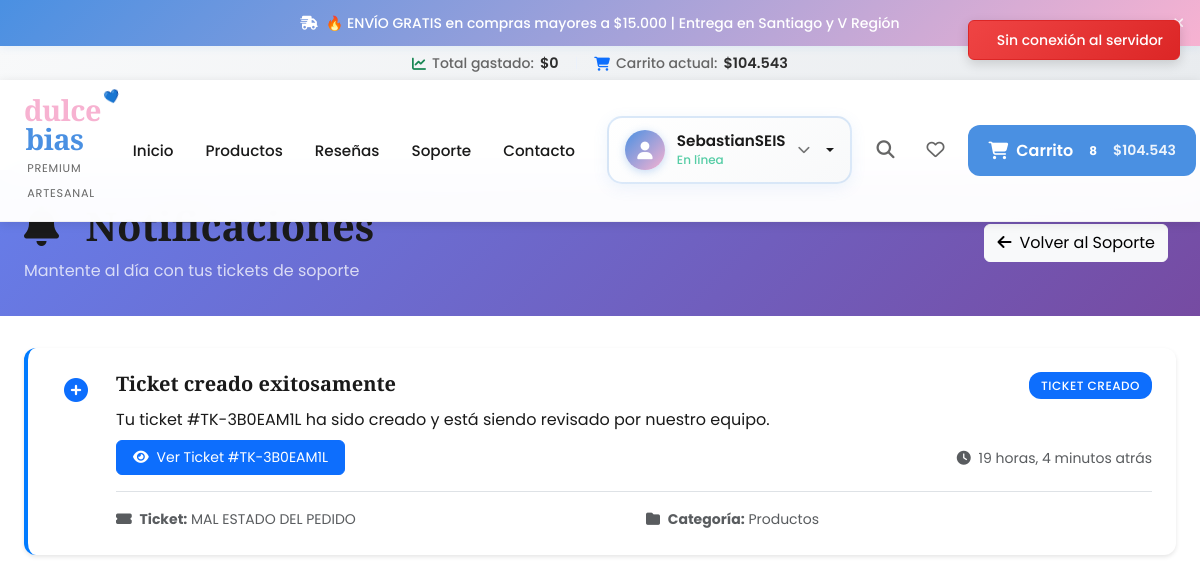
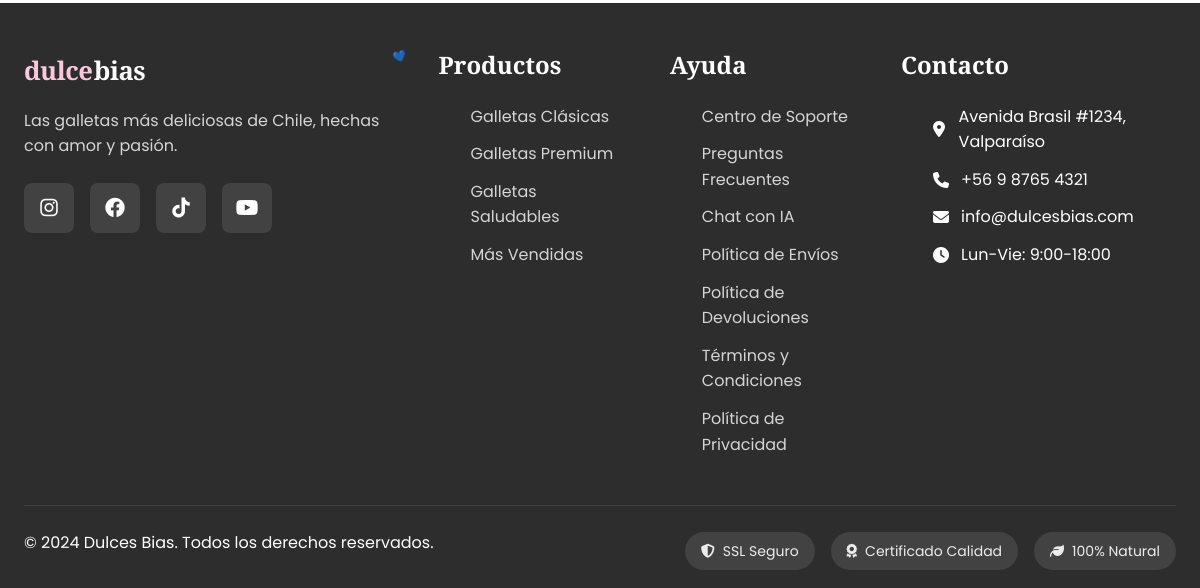
Page /support/notifications/ (signed in) on the earlier database version (2 pictures, top to bottom).
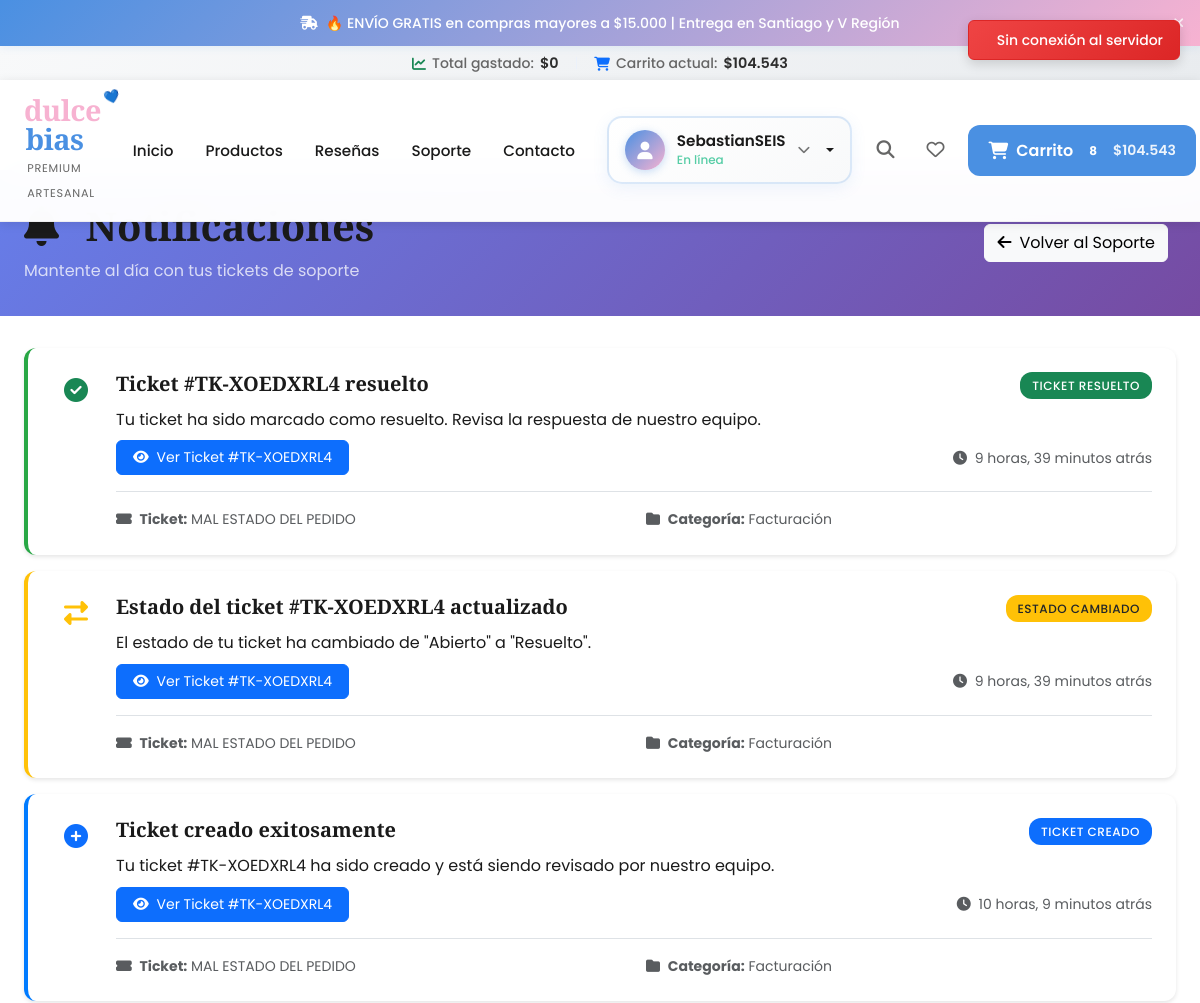
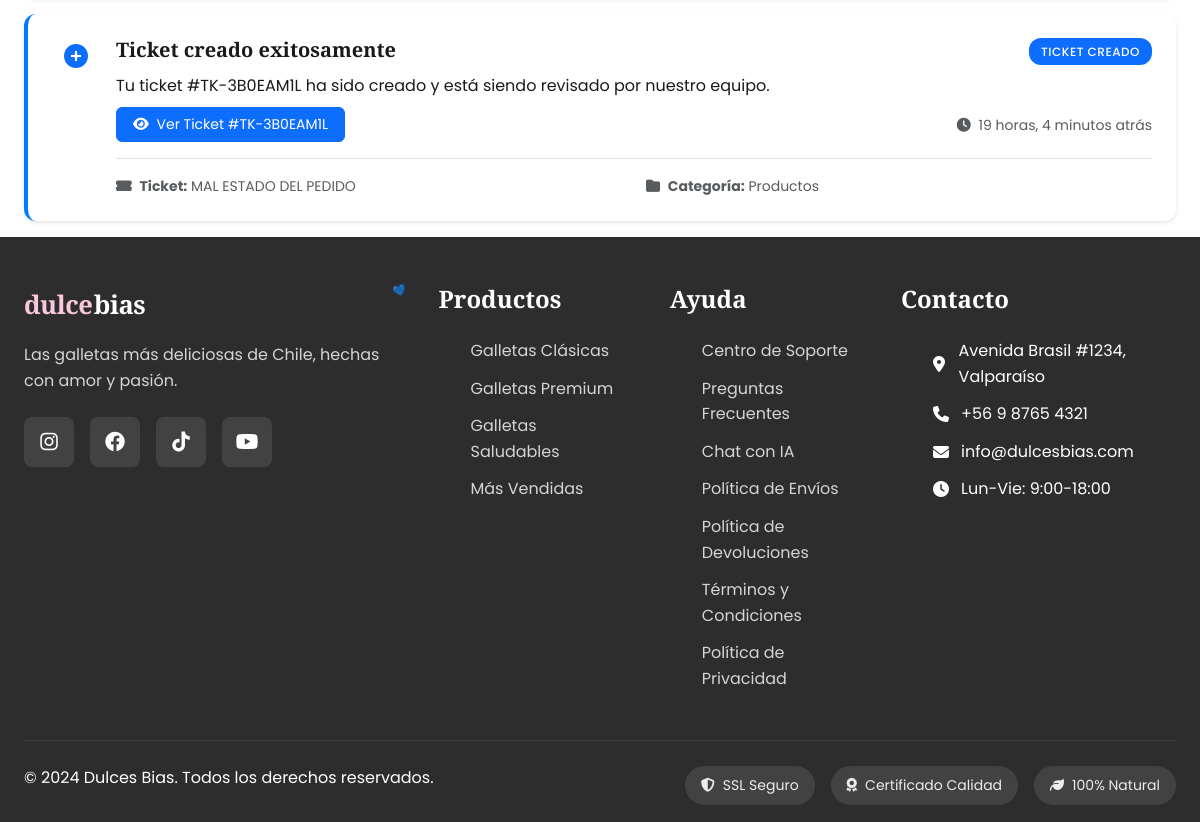
Same page on the later database version (2 pictures, top to bottom).
### support/models.py (models this page shows, shortened)
class SupportNotification(models.Model):
    NOTIFICATION_TYPES = [
        ('ticket_created', 'Ticket Creado'),
        ('ticket_updated', 'Ticket Actualizado'),
        ('ticket_resolved', 'Ticket Resuelto'),
        ('ticket_closed', 'Ticket Cerrado'),
        ('new_message', 'Nuevo Mensaje'),
        ('status_changed', 'Estado Cambiado'),
        ('assigned', 'Ticket Asignado'),
        ('unassigned', 'Ticket Desasignado'),
    ]
    user = models.ForeignKey(User, on_delete=models.CASCADE, related_name='support_notifications')
    ticket = models.ForeignKey(SupportTicket, on_delete=models.CASCADE, related_name='notifications')
    notification_type = models.CharField(max_length=20, choices=NOTIFICATION_TYPES)
    title = models.CharField(max_length=200)
    message = models.TextField()
    is_read = models.BooleanField(default=False)
    created_at = models.DateTimeField(auto_now_add=True)
    class Meta:
        verbose_name = "Notificación de Soporte"
        verbose_name_plural = "Notificaciones de Soporte"
        ordering = ['-created_at']

class SupportTicket(models.Model):
    STATUS_CHOICES = [
        ('open', 'Abierto'),
        ('in_progress', 'En Progreso'),
        ('resolved', 'Resuelto'),
        ('closed', 'Cerrado'),
    ]
    PRIORITY_CHOICES = [
        ('low', 'Baja'),
        ('normal', 'Normal'),
        ('high', 'Alta'),
        ('urgent', 'Urgente'),
    ]
    id = models.UUIDField(primary_key=True, default=uuid.uuid4, editable=False)
    ticket_number = models.CharField(max_length=20, unique=True, verbose_name="Número de Ticket")
    user = models.ForeignKey(User, on_delete=models.CASCADE, related_name='support_tickets')
    category = models.ForeignKey(SupportCategory, on_delete=models.CASCADE)
    subject = models.CharField(max_length=200, verbose_name="Asunto")
    description = models.TextField(verbose_name="Descripción del Problema")
    status = models.CharField(max_length=20, choices=STATUS_CHOICES, default='open')
    priority = models.CharField(max_length=20, choices=PRIORITY_CHOICES, default='normal')
    is_resolved = models.BooleanField(default=False, verbose_name="Resuelto")
    ai_response = models.TextField(blank=True, verbose_name="Respuesta de AI")
    ai_confidence = models.FloatField(default=0.0, verbose_name="Confianza de AI (0-1)")
    is_resolved_by_ai = models.BooleanField(default=False, verbose_name="Resuelto por AI")
    rating = models.PositiveIntegerField(null=True, blank=True, verbose_name="Calificación (1-5)")
    feedback = models.TextField(blank=True, verbose_name="Comentarios del Usuario")
    assigned_to = models.ForeignKey(
        User,
        on_delete=models.SET_NULL,
        null=True,
        blank=True,
        related_name='assigned_tickets',
        verbose_name="Asignado a"
    )
    created_at = models.DateTimeField(auto_now_add=True)
    updated_at = models.DateTimeField(auto_now=True)
    resolved_at = models.DateTimeField(null=True, blank=True)
    class Meta:
        verbose_name = "Ticket de Soporte"
        verbose_name_plural = "Tickets de Soporte"
        ordering = ['-created_at']

class SupportCategory(models.Model):
    name = models.CharField(max_length=100, verbose_name="Nombre")
    description = models.TextField(blank=True, verbose_name="Descripción")
    icon = models.CharField(max_length=50, default="fas fa-question", verbose_name="Icono")
    is_active = models.BooleanField(default=True, verbose_name="Activo")
    order = models.PositiveIntegerField(default=0, verbose_name="Orden")
    created_at = models.DateTimeField(auto_now_add=True, verbose_name="Fecha de Creación")
    class Meta:
        verbose_name = "Categoría de Soporte"
        verbose_name_plural = "Categorías de Soporte"
        ordering = ['order', 'name']

### support/views.py (the view)
# urls.py: path('notifications/', views.notifications, name='notifications'),
@login_required
def notifications(request):
    user_notifications = SupportNotification.objects.filter(
        user=request.user
    ).order_by('-created_at')
    unread_count = user_notifications.filter(is_read=False).count()
    user_notifications.filter(is_read=False).update(is_read=True)
    paginator = Paginator(user_notifications, 20)
    page = request.GET.get('page')
    notifications_page = paginator.get_page(page)
    context = {
        'notifications': notifications_page,
        'unread_count': unread_count,
    }
    return render(request, 'support/notifications.html', context)

### accounts/models.py (called while the page is built)
    @property
    def full_name(self):
        return f"{self.user.first_name} {self.user.last_name}".strip()

    @property
    def display_name(self):
        if self.full_name:
            return self.full_name
        return self.user.username

### cart/models.py (called while the page is built)
    @property
    def total_items(self):
        return sum(item.quantity for item in self.items.all())

    @property
    def total_price(self):
        return sum(item.get_total_price() for item in self.items.all())

    @property
    def formatted_total_price(self):
        total = self.total_price
        return f"${int(total):,}".replace(',', '.')

    def get_total_price(self):
        return self.product.current_price * self.quantity

### shop/models.py (called while the page is built)
    @property
    def current_price(self):
        if self.is_on_sale:
            if self.discount_price:
                return self.discount_price
            elif self.discount_percentage > 0:
                discount_amount = self.price * (Decimal(str(self.discount_percentage)) / Decimal('100'))
                return self.price - discount_amount
        return self.price

### support/templates/support/notifications.html (shortened to what the changed rows need)
{% extends 'base.html' %}
{% block content %}
<div class="notifications-header">
    <div class="container">
        <div class="row align-items-center">
            <div class="col-md-8">
                <h1 class="mb-0">
                    <i class="fas fa-bell me-3"></i>
                    Notificaciones
                </h1>
            </div>
        </div>
    </div>
</div>
<div class="container">
    {% if notifications %}
        {% for notification in notifications %}
        <div class="notification-item {{ notification.notification_type }} {% if not notification.is_read %}unread{% endif %}">
            <div class="d-flex align-items-start">
                <div class="notification-icon">
                    {% if notification.notification_type == 'ticket_created' %}
                        <i class="fas fa-plus-circle text-primary"></i>
                    {% elif notification.notification_type == 'ticket_resolved' %}
                        <i class="fas fa-check-circle text-success"></i>
                    {% elif notification.notification_type == 'status_changed' %}
                        <i class="fas fa-exchange-alt text-warning"></i>
                    {% elif notification.notification_type == 'new_message' %}
                        <i class="fas fa-comment text-info"></i>
                    {% elif notification.notification_type == 'assigned' %}
                        <i class="fas fa-user-check text-orange"></i>
                    {% else %}
                        <i class="fas fa-bell text-secondary"></i>
                    {% endif %}
                </div>
                <div class="notification-content">
                    <div class="d-flex justify-content-between align-items-start mb-2">
                        <h5 class="mb-0">{{ notification.title }}</h5>
                        <span class="notification-type-badge
                            {% if notification.notification_type == 'ticket_created' %}bg-primary text-white
                            {% elif notification.notification_type == 'ticket_resolved' %}bg-success text-white
                            {% elif notification.notification_type == 'status_changed' %}bg-warning text-dark
                            {% elif notification.notification_type == 'new_message' %}bg-info text-white
                            {% elif notification.notification_type == 'assigned' %}bg-orange text-white
                            {% else %}bg-secondary text-white{% endif %}">
                            {{ notification.get_notification_type_display }}
                        </span>
                    </div>
                    <p class="mb-2">{{ notification.message }}</p>
                    <div class="d-flex justify-content-between align-items-center">
                        <a href="{% url 'support:ticket_detail' notification.ticket.id %}"
                           class="btn btn-primary btn-ticket">
                            <i class="fas fa-eye me-1"></i>
                            Ver Ticket #{{ notification.ticket.ticket_number }}
                        </a>
                        <div class="text-muted">
                            <small>
                                <i class="fas fa-clock me-1"></i>
                                {{ notification.created_at|timesince }} atrás
                            </small>
                        </div>
                    </div>
                    <div class="notification-meta">
                        <div class="row text-muted">
                            <div class="col-md-6">
                                <i class="fas fa-ticket-alt me-1"></i>
                                <strong>Ticket:</strong> {{ notification.ticket.subject }}
                            </div>
                            <div class="col-md-6">
                                <i class="fas fa-folder me-1"></i>
                                <strong>Categoría:</strong> {{ notification.ticket.category.name }}
                            </div>
                        </div>
                    </div>
                </div>
            </div>
        </div>
        {% endfor %}
    {% endif %}
</div>
{% endblock %}

Differences in the rows shown:
added SupportNotification: title "Ticket #TK-XOEDXRL4 resuelto", notification_type "TICKET RESUELTO", message "Tu ticket ha sido marcado como resuelto. Revisa la respuesta de nuestro equipo.", ticket.ticket_number "TK-XOEDXRL4", created_at "9 horas, 39 minutos", ticket.subject "MAL ESTADO DEL PEDIDO", ticket.category.name "Facturación"
added SupportNotification: title "Estado del ticket #TK-XOEDXRL4 actualizado", notification_type "ESTADO CAMBIADO", message "El estado de tu ticket ha cambiado de \"Abierto\" a \"Resuelto\".", ticket.ticket_number "TK-XOEDXRL4", created_at "9 horas, 39 minutos", ticket.subject "MAL ESTADO DEL PEDIDO", ticket.category.name "Facturación"
added SupportNotification: title "Ticket creado exitosamente", notification_type "TICKET CREADO", message "Tu ticket #TK-XOEDXRL4 ha sido creado y está siendo revisado por nuestro equipo.", ticket.ticket_number "TK-XOEDXRL4", created_at "10 horas, 9 minutos", ticket.subject "MAL ESTADO DEL PEDIDO", ticket.category.name "Facturación"
